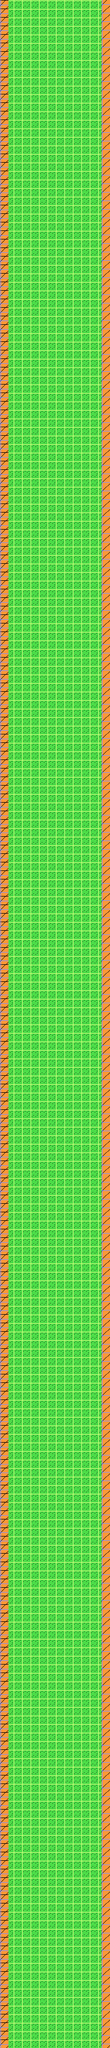

Below is a game level as drawn by its tile map, then a one-line description and the .tmx that defines it (tile-layer data replaced by summaries):
An orthogonal 13x240 tile map with 16x16 px tiles, 2 tile layers (background, Tile Layer 2) and 3 objects.

<map version="1.0" orientation="orthogonal" renderorder="right-down" width="13" height="240" tilewidth="16" tileheight="16" nextobjectid="20">
 <tileset firstgid="1" name="NES - Super Mario Bros 3 - Stage Elements" tilewidth="16" tileheight="16" spacing="2" margin="1" tilecount="1311" columns="69">
  <image source="NES - Super Mario Bros 3 - Stage Elements.png" width="1242" height="358" />
 </tileset>
 <layer name="background" width="13" height="240">
  <data>[3120 cells, 3120 non-empty, 1 distinct tile ids]</data>
 </layer>
 <layer name="Tile Layer 2" width="13" height="240">
  <data>[3120 cells, 480 non-empty, 2 distinct tile ids]</data>
 </layer>
 <objectgroup name="edges">
  <object id="8" x="191" y="0.5" width="16" height="3839" />
  <object id="9" x="-0.5" y="0.5" width="16" height="3839" />
  <object id="19" x="434" y="1833" />
 </objectgroup>
</map>
